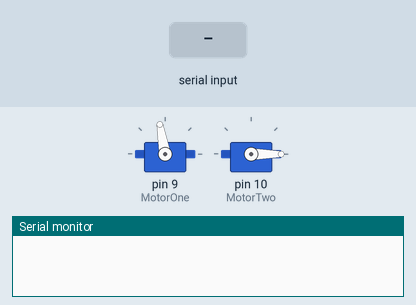
This sketch was run on a simulated Arduino Uno, built with avr-gcc and run on an emulated ATmega328P. On the bench: 2 × servo, the last lines printed to the serial monitor. Inputs (shaded band) come from the test bench.

Above: at 1.2 s.
1.3 s: "90,45\n" received over Serial
At 2.5 s:
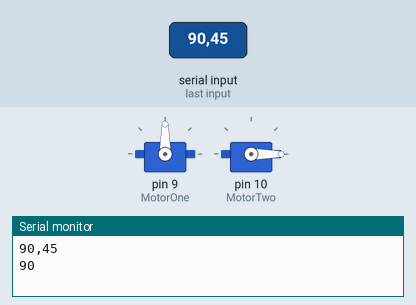
2.8 s: "30,150\n" received over Serial
At 3.7 s:
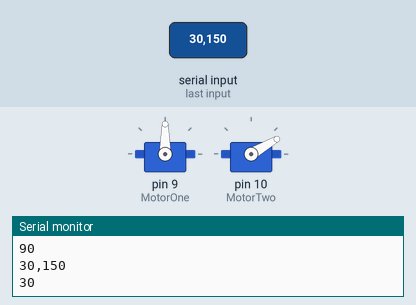
4.3 s: "5\n" received over Serial
At 5.5 s:
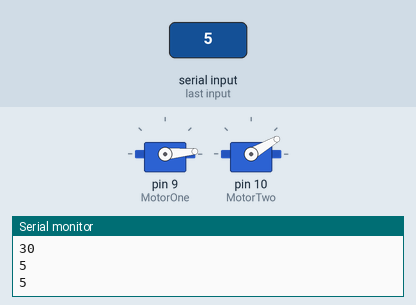
5.8 s: "200\n" received over Serial
At 6.9 s:
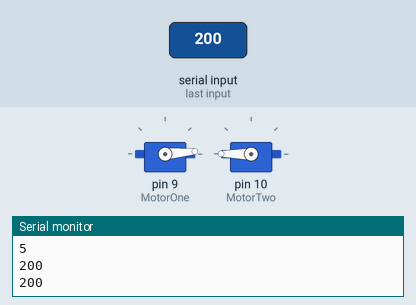
7.3 s: "90\n" received over Serial
At 8.0 s:
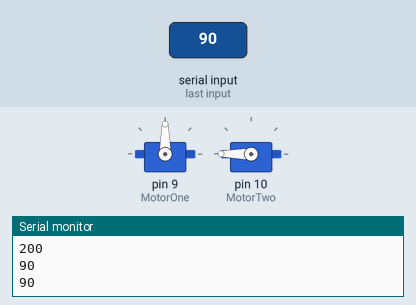
8.8 s: "90,45\n" received over Serial
At 9.4 s:
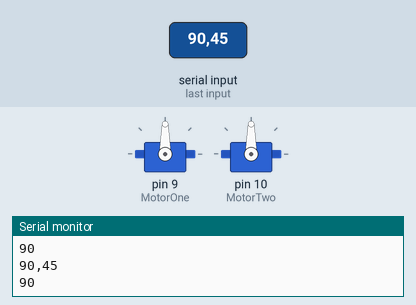
Timing chart, 0 to 11.3 s (numbered marks = the images above; inputs shaded):
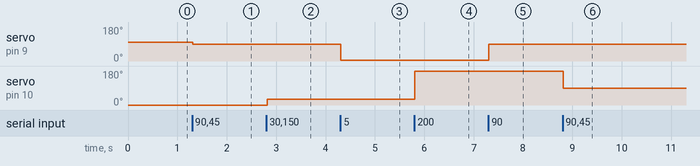

Measured:
- after the input at 1.3 s, servo on pin 9 (MotorOne): 100° → 90° at once
- after the input at 2.8 s, servo on pin 10 (MotorTwo): 0° → 30° at once
- after the input at 4.3 s, servo on pin 9 (MotorOne): 90° → 5° at once
- after the input at 5.8 s, servo on pin 10 (MotorTwo): 30° → 180° at once
- after the input at 7.3 s, servo on pin 9 (MotorOne): 5° → 90° at once
- after the input at 8.8 s, servo on pin 10 (MotorTwo): 180° → 90° at once

The sketch:

ArduinoCommunicationToServos.ino
```cpp
#include<Servo.h>

// setup vars for motors, read string, and rot val and bool trigger
Servo MotorOne;
Servo MotorTwo;
String readString;
int Rot;
char val;
bool OneOrTwo = false;

// attach and write servos to ready pos, and begin serial bus comm. at 9600 baud
void setup() {
  Serial.begin(9600);
  MotorOne.write(100);
  MotorTwo.write(0);
  MotorOne.attach(9);
  MotorTwo.attach(10);
}

void loop(){

  // when serial comm detected then do -
  while(Serial.available()) {
    val = Serial.read();
    readString += val;
    delay(2);
  }

  // if text detected then do -
  if (readString.length()> 0) {
    Serial.println(readString);
    int n = readString.toInt();
    Serial.println(n);

    // bool trigger method system
    if (OneOrTwo == false){
      MotorOne.write(n);
      OneOrTwo = true;
    }
    else{
      MotorTwo.write(n);
      OneOrTwo = false;
    }
  }
  readString = "";
}
```
